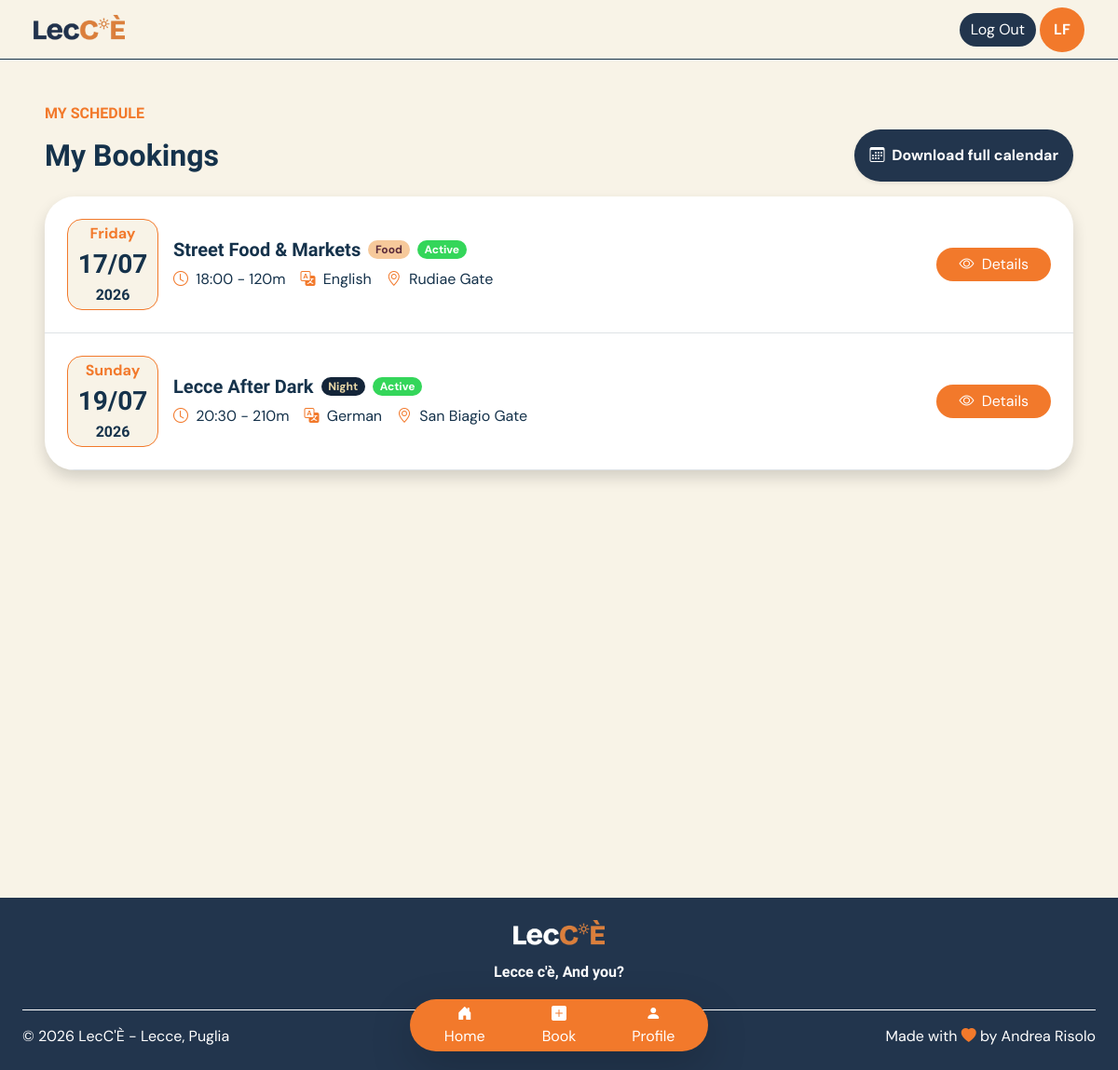
Before: /schedule (signed in) with the older database file.
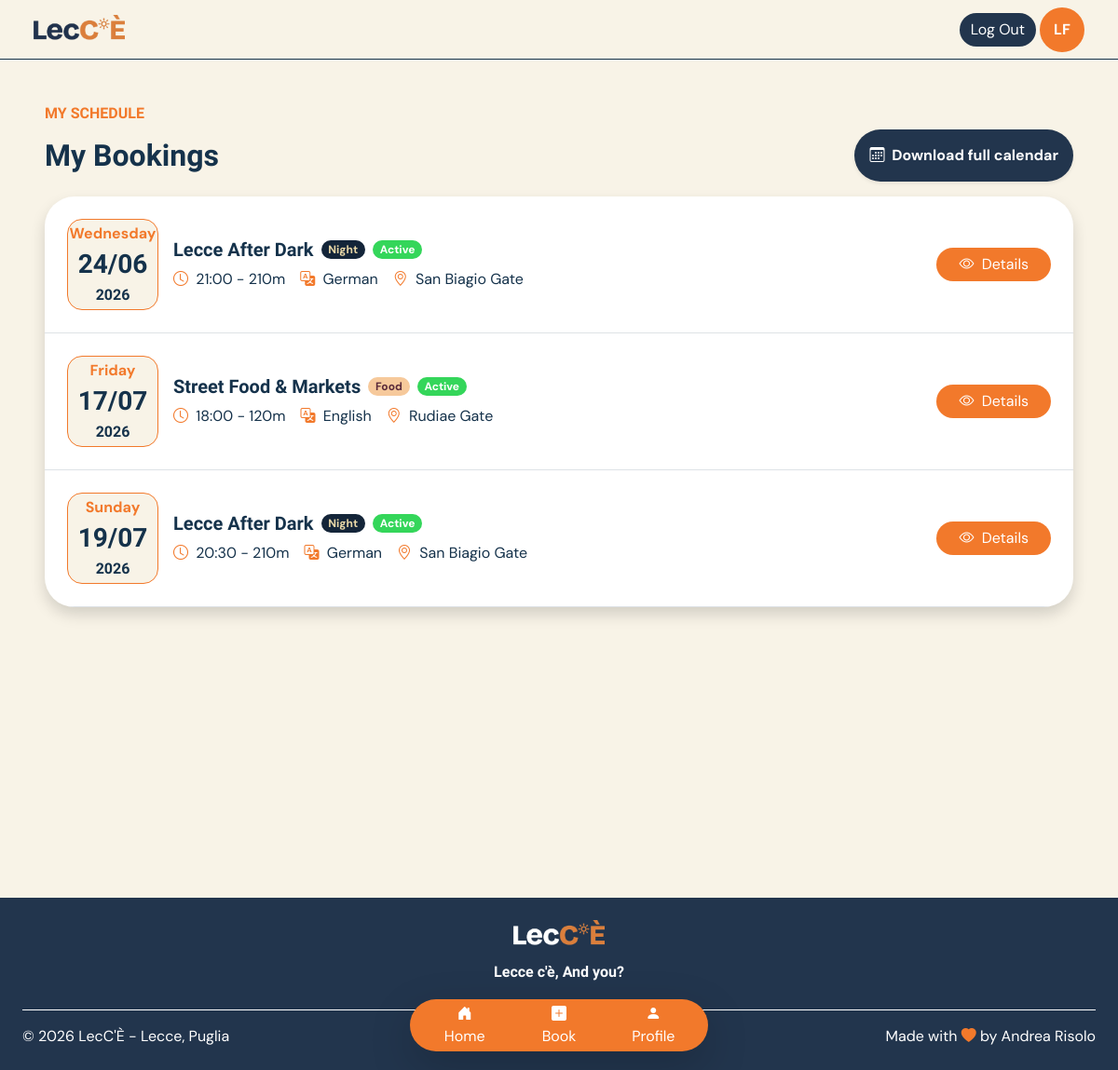
After: the same page with the newer database file.
### tables this page shows
CREATE TABLE users (
    id TEXT PRIMARY KEY,
    role TEXT NOT NULL,

    email TEXT NOT NULL UNIQUE,
    password TEXT NOT NULL,

    first_name TEXT NOT NULL,
    last_name TEXT NOT NULL,
    profile_photo TEXT
);

CREATE TABLE "tour_occurrences" (
	"id"	TEXT,
	"tour_id"	TEXT NOT NULL,
	"date"	TEXT NOT NULL,
	"start_time"	TEXT NOT NULL,
	"state"	TEXT NOT NULL DEFAULT 'not_departed',
	PRIMARY KEY("id"),
	FOREIGN KEY("tour_id") REFERENCES "tours"("id")
);

CREATE TABLE "tours" (
	"id"	TEXT,
	"guide_id"	TEXT NOT NULL,
	"language_id"	TEXT NOT NULL,
	"title"	TEXT NOT NULL,
	"description"	TEXT NOT NULL,
	"duration"	INTEGER NOT NULL,
	"max_participants"	INTEGER NOT NULL,
	"theme_id"	INTEGER NOT NULL,
	"state"	TEXT NOT NULL DEFAULT 'active',
	PRIMARY KEY("id"),
	FOREIGN KEY("guide_id") REFERENCES "users"("id") ON DELETE CASCADE,
	FOREIGN KEY("language_id") REFERENCES "languages"("id") ON DELETE CASCADE,
	FOREIGN KEY("theme_id") REFERENCES "tour_themes"("id")
);

CREATE TABLE "tour_themes" (
	"id"	INTEGER,
	"name"	TEXT NOT NULL,
	"emoji"	TEXT NOT NULL,
	"description"	TEXT NOT NULL,
	PRIMARY KEY("id" AUTOINCREMENT)
);

CREATE TABLE "languages" (
	"id"	INTEGER,
	"name"	TEXT NOT NULL UNIQUE,
	PRIMARY KEY("id" AUTOINCREMENT)
);

CREATE TABLE "stops" (
	"id"	TEXT,
	"tour_id"	TEXT NOT NULL,
	"place_name"	TEXT NOT NULL,
	"order_number"	INTEGER NOT NULL,
	PRIMARY KEY("id"),
	FOREIGN KEY("tour_id") REFERENCES "tours"("id") ON DELETE CASCADE
);

### app.py (the view)
@app.route("/schedule")
@login_required
def personal_schedule():
    if current_user.role == "guide":
        occurrences = occurrencies_dao.get_not_empty_occurrences_by_guide_id(current_user.id)
        for occurrence in occurrences:
            occurrence.tour = tours_dao.get_tour_by_id(occurrence.tour_id)
            occurrence.tour.language = languages_dao.get_language_by_id(occurrence.tour.language_id)["name"]
            occurrence.tour.theme = themes_dao.get_theme_by_id(occurrence.tour.theme_id)
            occurrence.tour.stops = stops_dao.get_first_stop_by_tour(occurrence.tour)
        upcoming = occurrences
    else:
        reservations = reservations_dao.get_reservations_by_participant_id(current_user.id)
        occurrencies = []
        for reservation in reservations:
            occurrence = occurrencies_dao.get_occurrence_by_id(reservation.occurrence_id)
            occurrence.tour = tours_dao.get_tour_by_id(occurrence.tour_id)
            occurrence.tour.language = languages_dao.get_language_by_id(occurrence.tour.language_id)["name"]
            occurrence.tour.theme = themes_dao.get_theme_by_id(occurrence.tour.theme_id)
            occurrence.tour.stops = stops_dao.get_first_stop_by_tour(occurrence.tour)
            occurrence.reservation = reservation
            occurrencies.append(occurrence)
        upcoming = occurrencies
    return render_template("personal_schedule.html", upcoming=upcoming, user=current_user)

### app.py (called while the page is built)
@login_manager.user_loader
def load_user(user_id):
    db_user=users_dao.get_user_by_id(user_id)
    return db_user

### database/daos/languages.py (called while the page is built)
@connect_db
def get_language_by_id(conn, cursor, id):
    query="SELECT * FROM languages WHERE id=(?)"
    cursor.execute(query, (id,))
    language=cursor.fetchone()
    if language is None:
        return None
    return dict(language)

### database/daos/occurrencies.py (called while the page is built)
@connect_db
def get_occurrence_by_id(conn, cursor, occurrence_id):
    query="SELECT * FROM tour_occurrences WHERE id=(?)"
    cursor.execute(query, (occurrence_id,))
    occurrence=cursor.fetchone()
    if occurrence is None:
        return None
    occurrence_obj=Occurrence(occurrence["id"], occurrence["tour_id"], datetime.datetime.strptime(occurrence["date"], "%Y-%m-%d").date(), occurrence["start_time"], occurrence["state"])
    return occurrence_obj

### database/daos/stops.py (called while the page is built)
@connect_db
def get_first_stop_by_tour(conn, cursor, tour):
    query = "SELECT place_name FROM stops WHERE tour_id=(?) ORDER BY order_number ASC LIMIT 1"
    cursor.execute(query, (tour.id,))
    stop = cursor.fetchone()
    if stop:
        return stop["place_name"]
    else:
        return None

### database/daos/themes.py (called while the page is built)
@connect_db
def get_theme_by_id(conn, cursor, id):
    query="SELECT * FROM tour_themes WHERE id=(?)"
    cursor.execute(query, (id,))
    theme=cursor.fetchone()
    if theme is None:
        return None
    theme_obj=Theme(theme["id"], theme["name"], theme["emoji"], theme["description"])
    return theme_obj

### database/daos/tours.py (called while the page is built)
@connect_db
def get_tour_by_id(conn, cursor, id):
    query="SELECT * FROM tours WHERE id=(?)"
    cursor.execute(query, (id,))
    tour=cursor.fetchone()
    if tour is None:
        return None
    tour_obj=Tour(tour["id"], tour["title"], tour["description"], tour["duration"], tour["max_participants"], tour["theme_id"], tour["language_id"], tour["guide_id"], tour["state"])
    return tour_obj

### database/daos/users.py (called while the page is built)
@connect_db
def get_user_by_id(conn, cursor, id):
    query="SELECT * FROM users WHERE id=(?)"
    cursor.execute(query, (id,))
    user=cursor.fetchone()
    if user is None:
        return None
    user_obj=User(user["id"], user["role"], user["email"], user["password"], user["first_name"], user["last_name"], user["profile_photo"])
    return user_obj

### templates/personal_schedule.html (shortened to what this page needs)
{% extends "base.html" %}
{% block content %}
<main class="mx-3 mx-lg-4 my-5 min-vh-100">
    <div class="container">
        <section class="mb-5">
            <div class="mb-3">
                <h1 class="lecce-text-impact lecce-primary-color fw-bold mb-2 fs-6">
                    MY SCHEDULE
                </h1>
                <div class="d-flex flex-column flex-lg-row justify-content-lg-between align-items-start align-items-lg-center gap-3 mb-3">
                    <span class="lecce-text-impact lecce-secondary-color fw-bold mb-0 fs-2">
                        {% if current_user.role == 'guide' %}Every tour I guide{% else %}My Bookings{% endif %}
                    </span>
                    <a href="{{ url_for('my_calendar') }}"
                        class="btn lecce-btn lecce-secondary-background shadow-sm p-3 fw-bold">
                        <i class="bi bi-calendar3 me-1"></i>
                        Download full calendar
                    </a>
                </div>
            </div>
            <div class="bg-white rounded-5 shadow overflow-hidden">
                {% if upcoming|length > 0 %}
                {% for occurrence in upcoming %}
                {% include "booking_card.html" %}
                {% endfor %}
                {% else %}
                <div class="d-flex justify-content-center p-4">
                    <p class="mb-0">No upcoming occurrences found</p>
                </div>
                {% endif %}
            </div>
        </section>
    </div>
</main>
{% endblock %}

### templates/base.html (shortened to what this page needs)
<!doctype html>
<html lang="en">
<head>
    <link href="https://cdn.jsdelivr.net/npm/bootstrap@5.3.5/dist/css/bootstrap.min.css" rel="stylesheet"
>
    <link rel="stylesheet" href="https://cdn.jsdelivr.net/npm/bootstrap-icons@1.11.3/font/bootstrap-icons.min.css">
    <link rel="stylesheet" href="{{ url_for('static', filename='css/style.css') }}">
    <link rel="stylesheet" href="{{ url_for('static', filename='css/themes.css') }}">
    <link rel="stylesheet" href="https://cdn.jsdelivr.net/npm/flatpickr/dist/flatpickr.min.css">
</head>
<body class="min-vh-100 d-flex flex-column">
    <header class="lecce-header">
        <nav class="navbar mx-4">
            <div class="container-fluid d-flex align-items-center justify-content-between">
                <a class="navbar-brand d-flex align-items-center" href="{{ url_for('home') }}">
                    <img class="lecce-logo p-0 m-0"
                        src="{{ url_for('static', filename='images/utility_images/LecCE_logo_primary.png') }}"
                        alt="LecCÈ Logo">
                </a>
                {% if current_user.is_authenticated %}
                <div class="d-flex align-items-center gap-1">
                    <a class="btn lecce-btn lecce-secondary-background" href="{{ url_for('logout') }}">Log Out</a>
                    <a href="{{ url_for('my_profile') }}" class="text-decoration-none">
                        {% if current_user.profile_photo is not none %}
                        <div class="profile-initials p-1"><img src="{{ url_for('static', filename='images/profile_photos/' ~ current_user.profile_photo) }}" alt="Profile Photo" class="img-fluid rounded-circle object-fit-cover"></div>
                        {% else %}
                        <div class="profile-initials fw-bold p-2">{{ current_user.first_name[0].upper() }}{{
                            current_user.last_name[0].upper() }}</div>
                        {% endif %}
                    </a>
                </div>
                {% else %}
                <div class="d-flex align-items-center gap-1">
                    <a class="btn lecce-btn lecce-primary-background" href="{{ url_for('login') }}">Log In</a>
                    <a class="btn lecce-btn lecce-secondary-background" href="{{ url_for('register') }}">Sign Up</a>
                </div>
                {% endif %}
            </div>
        </nav>
    </header>
    <div class="container-fluid flex-grow-1">
        {%block content %}{% endblock %}
    </div>
    {% if current_user.is_authenticated %}
    <nav class="navbar shadow-lg fixed-bottom lecce-bottom-navbar lecce-primary-background container rounded-5 d-flex align-items-center px-2 py-1 text-decoration-none">
        <div class="w-100 d-flex flex-row justify-content-around align-items-center p-0 m-0">
            <a href="{{ url_for('home') }}"
                class="w-25 d-flex flex-column align-items-center justify-content-center text-decoration-none rounded-4 {% if request.endpoint == 'home' %}lecce-primary-color bg-white{% else %} text-white {% endif %}">
                <i class="bi bi-house-door-fill"></i>
                <span>Home</span>
            </a>
            {% if current_user.role == "participant" %}
            <a href="{{ url_for('tours') }}"
                class="w-25 d-flex flex-column align-items-center justify-content-center text-decoration-none rounded-4 {% if request.endpoint == 'tours' %}lecce-primary-color bg-white{% else %} text-white {% endif %}">
                <i class="bi bi-plus-square-fill"></i>
                <span>Book</span>
            </a>
            {% else %}
            <a href="{{ url_for('new_tour') }}"
                class="w-25 d-flex flex-column align-items-center justify-content-center text-decoration-none rounded-4 {% if request.endpoint == 'new_tour' %}lecce-primary-color bg-white{% else %} text-white {% endif %}">
                <i class="bi bi-plus-square-fill"></i>
                <span>New</span>
            </a>
            {% endif %}
            <a href="{{ url_for('my_profile') }}"
                class="w-25 d-flex flex-column align-items-center justify-content-center text-decoration-none rounded-4 {% if request.endpoint == 'profile' and request.view_args.get('id') == current_user.id %}lecce-primary-color bg-white{% else %} text-white {% endif %}">
                <i class="bi bi-person-fill"></i>
                <span>Profile</span>
            </a>
        </div>
    </nav>
    {% endif %}
    <footer class="lecce-secondary-background mt-1 p-4">
        <div class="d-flex flex-column align-items-center text-center">
            <img class="lecce-logo mb-2"
                src="{{ url_for('static', filename='images/utility_images/LecCE_logo_secondary.png') }}"
                alt="LecCÈ Logo">
            <p class="lecce-text-impact fw-semibold lh-lg mb-4">
                Lecce c'è, And you?
            </p>
        </div>
        <div class="d-flex flex-column flex-md-row justify-content-between gap-2 border-top border-white pt-3">
            <span class="mb-0">
                © 2026 LecC'È - Lecce, Puglia
            </span>
            <span class="mb-0">
                Made with <i class="bi bi-heart-fill lecce-primary-color"></i> by Andrea Risolo
            </span>
        </div>
    </footer>
</body>
</html>

### templates/booking_card.html (shortened to what this page needs)
<article class="d-flex flex-column flex-lg-row align-items-lg-center justify-content-between gap-3 p-4 border-bottom">
    <div class="d-flex flex-column flex-lg-row align-items-center gap-3">
        <div class="rounded-4 lecce-profile-date p-5">
            <span class="lecce-primary-color fw-bold mb-0 fs-6">{{ occurrence.date.strftime('%A') }}</span>
            <span class="lecce-text-impact lecce-secondary-color fw-bold fs-3 mb-0">{{ occurrence.date.strftime('%d/%m')
                }}</span>
            <span class="lecce-text-impact lecce-secondary-color fw-bold fs-6 mb-0">{{ occurrence.date.strftime('%Y')
                }}</span>
        </div>
        <div>
            <div class="d-flex flex-column flex-lg-row align-items-center gap-2 mb-2">
                <h3 class="h5 lecce-text-impact lecce-secondary-color fw-bold m-0">
                    <a href="{{ url_for('tour', id=occurrence.tour.id) }}"
                        class="text-decoration-none lecce-secondary-color">
                        {{ occurrence.tour.title }}
                    </a>
                </h3>
                <div
                    class="badge rounded-4 lecce-{{ occurrence.tour.theme.name.lower() }}-background lecce-{{ occurrence.tour.theme.name.lower() }}-text">
                    {{ occurrence.tour.theme.name }}</div>
                {% if occurrence.reservation is not none and occurrence.reservation.state == "active" %}
                <div class="badge rounded-4 lecce-positive-background">Active</div>
                {% endif %}
            </div>
            <div class="d-flex flex-wrap justify-content-center justify-content-lg-start gap-3 fs-6 lecce-secondary-color">
                <span>
                    <i class="bi bi-clock lecce-primary-color me-1"></i>
                    {{ occurrence.start_time }} - {{ occurrence.tour.duration }}m
                </span>
                <span>
                    <i class="bi bi-translate lecce-primary-color me-1"></i>
                    {{ occurrence.tour.language }}
                </span>
                <span>
                    <i class="bi bi-geo-alt lecce-primary-color me-1"></i>
                    {{ occurrence.tour.stops }}
                </span>
            </div>
        </div>
    </div>
    <div class="d-flex justify-content-center align-items-center gap-3">
        {% if current_user.id == user.id %}
        {% if current_user.role == 'participant' %}
        <a href="{{ url_for('reservation', id=occurrence.reservation.id) }}"
            class="btn lecce-btn lecce-primary-background px-4">
            <i class="bi bi-eye me-1"></i>
            Details
        </a>
        {% endif %}
        {% endif %}
    </div>
</article>

### static/css/style.css (style rules this page uses)
body { background-color: #F8F3E7; font-family: "DM Sans", sans-serif; }
.lecce-logo { height: 2rem; }
.lecce-text-impact { font-family: "Bricolage Grotesque", sans-serif; }
.lecce-primary-color { color: #F2792B }
.lecce-secondary-color { color: #15324B; }
.lecce-positive-background { background-color: #34d65a; }
.lecce-header { border-bottom: 0.01rem solid #15324B; height: 4rem; }
.lecce-btn { color: white; border: none; border-radius: 1000px; }
.lecce-primary-background { background-color: #F2792B; color: white; }
.lecce-secondary-background { background-color: #22354d; color: white; }
.profile-initials { background-color: #F2792B; color: white; aspect-ratio: 1/1; border-radius: 50%; height: 3rem; width: 3rem; display: flex; align-items: center; justify-content: center; }
.lecce-profile-date { background-color: #F8F3E7; border: 0.1rem solid #F2792B; aspect-ratio: 1/1; border-radius: 0%; width: 4rem; height: 4rem; display: flex; flex-direction: column; align-items: center; justify-content: center; }
.lecce-bottom-navbar { color: white; position: fixed; bottom: 20px; width: 20em; height: 3.5em; }

### static/css/themes.css (style rules this page uses)
.lecce-night-background { background-color: #142539; }
.lecce-night-text { color: #EBD9A8; }
.lecce-food-background { background-color: #F6C99B; }
.lecce-food-text { color: #5A2A3A; }

Changed rows visible on the page:
added tour_occurrences: date "Wednesday", date "24/06", date "2026", tour "Lecce After Dark", tour.theme.name "Night", start_time "21:00", tour.duration "210", tour.language "German", tour.stops "San Biagio Gate"
